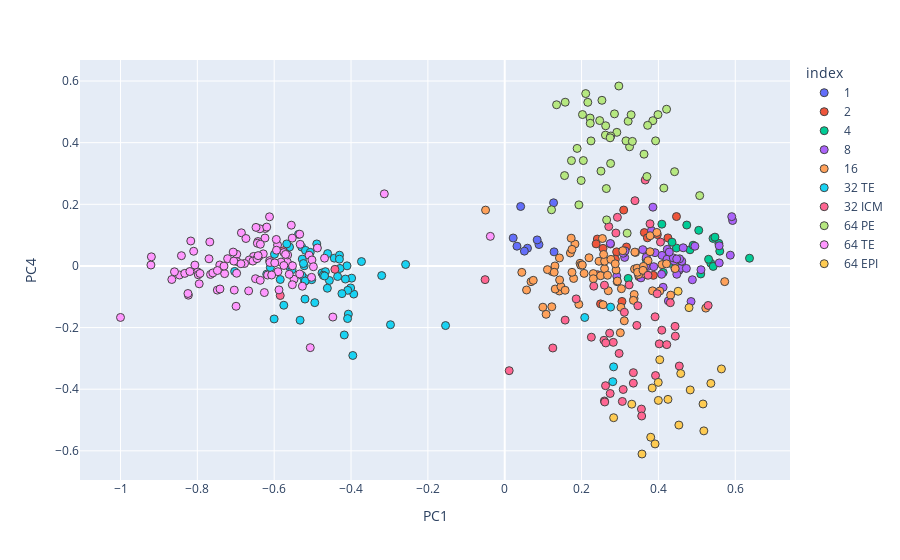

The code cell stored with this chart in its notebook:
### Code cell
XPC = 'PC1' 
YPC = 'PC4' 
fig = px.scatter(scores, x=XPC, y=YPC, color=labels, hover_data=[XPC,YPC])
fig.update_traces(mode='markers', marker_line_width=1, marker_size=8)
fig.show()

#PC1 is the best at seperating the TE cells from
